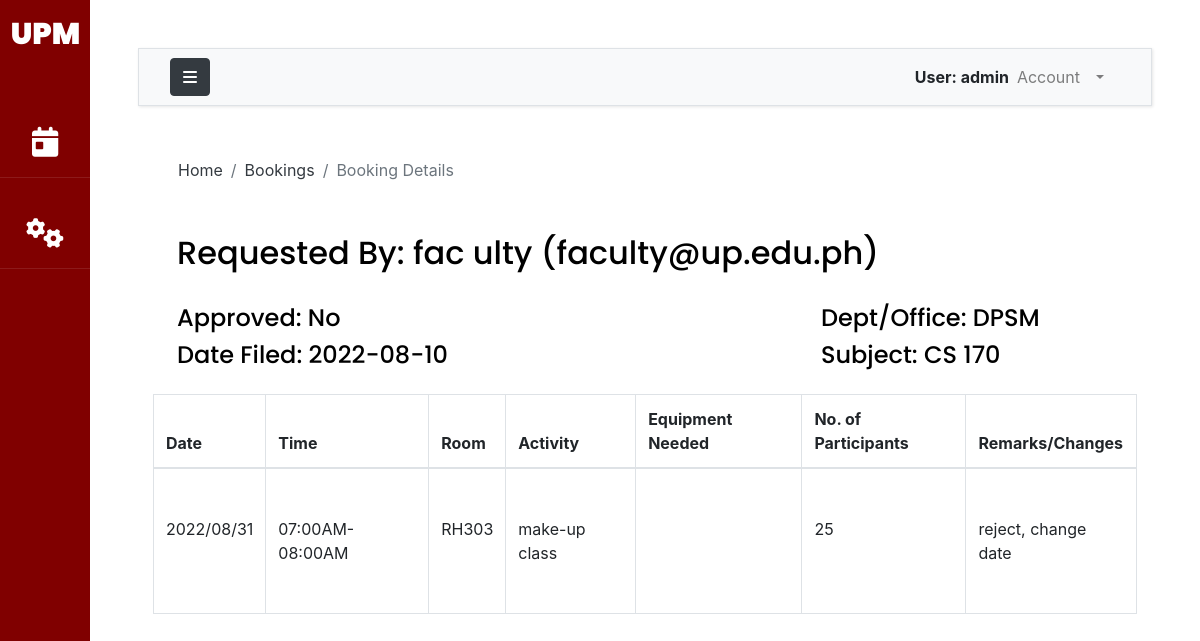
/booking/12/ (signed in), run on the app's committed database.
### accounts/models.py (models this page shows)
class AuthUser(AbstractUser):
    FACULTY = 1
    STAFF = 2
    OCS = 3
    ADPD = 4
    AO = 5
    USER_TYPE_CHOICES = (
        (FACULTY, 'Faculty'),
        (STAFF, 'Staff'),
        (OCS, 'OCS'),
        (ADPD, 'ADPD'),
        (AO,'AO')
    )
    first_name = models.CharField(max_length=200)
    last_name = models.CharField(max_length=200)
    email = models.EmailField(unique=True, validators=[
        EmailValidator(allowlist=['up.edu.ph'])
    ])
    college = models.ForeignKey("UPM.College",on_delete=models.CASCADE,null=True,blank=True)
    department = models.ForeignKey("UPM.Department",on_delete=models.CASCADE,null=True,blank=True)
    user_type = models.PositiveSmallIntegerField(choices=USER_TYPE_CHOICES,null=True)
    def __str__(self):
        return self.username
    def getFullName(self):
        return self.first_name +' ' + self.last_name + ' (' + self.email + ')'

### bookingapp/models.py (models this page shows, shortened)
class Booking(models.Model):
    room = models.ForeignKey(Room,on_delete=models.CASCADE,null=True)
    faculty =  models.ForeignKey(Faculty,on_delete=models.CASCADE,null=True,blank = True)
    approver =  models.ForeignKey(ADPD,on_delete=models.CASCADE,null=True,blank=True)
    booker = models.ForeignKey(AuthUser,on_delete=models.CASCADE,null=True,blank=True)
    dept_or_office = models.CharField(max_length=300,null=True,blank=True)
    organization = models.CharField(max_length=300,null=True,blank=True)
    subject = models.CharField(max_length=300, null=True,blank=True)
    activity = models.CharField(max_length=300,null=True)
    isApproved = models.BooleanField(null=True, blank = True)
    isEdited = models.BooleanField(null=True, blank = True)
    date_approved = models.DateField(null=True,blank=True)
    date_created = models.DateTimeField(auto_now_add=True,blank=True)
    start_time = models.DateTimeField(null=True)
    end_time = models.DateTimeField(null=True)
    numofstudents = models.IntegerField(null=True)
    equipment = models.TextField(null=True, blank=True)
    remarks = models.TextField(null=True, blank=True)

### UPM/models.py (models this page shows, shortened)
class Room(models.Model):
    name = models.CharField(max_length=300,null=True, unique=True)
    slug = models.SlugField(null=True)
    room_type =models.ForeignKey(RoomType,on_delete=models.CASCADE,null=True)
    college = models.ForeignKey(College,on_delete=models.CASCADE,null=True)
    building = models.ForeignKey(Building, on_delete=models.CASCADE, null=True)
    capacity = models.IntegerField()
    def __str__(self):
        return self.name

### bookingapp/views.py (the view)
# urls.py: path('<int:pk>/', views.bookingDetails, name='bookingDetails'),
@login_required(login_url='loginPage')
def bookingDetails(request,pk):
    booking = Booking.objects.get(id=pk)
    d = booking.start_time.strftime("%Y/%m/%d")
    time = booking.start_time.strftime("%I:%M%p") + '-' + booking.end_time.strftime("%I:%M%p")
    approve = request.POST.get("approve")
    reject = request.POST.get("reject")
    if request.method == "POST" and not approve and not reject:
        remarks = request.POST.get('remarks')
        booking.remarks = remarks
        booking.isEdited = False
        booking.save()
    elif approve:
        booking.isApproved=True
        booking.date_approved=date.today()
        booking.approver = ADPD.objects.get(user=request.user)
        booking.save()
    elif reject:
        booking.isApproved=False
        booking.save()
    context={'booking':booking,'date':d,'time':time}
    return render(request,'booking/booking-details.html',context)

### templates/booking/booking-details.html (shortened to what this page needs)
{% extends 'base.html' %}
{% load static %}
{% load crispy_forms_tags %}
{% block breadcrumb %}
<nav aria-label="breadcrumb">
  <ol class="breadcrumb mt-3 ms-4 bg-body">
    <li class="breadcrumb-item"><a href="{% url 'indexPage' %}" class="text-dark">Home</a></li>
    <li class="breadcrumb-item"><a href="{% url 'viewBookings' %}" class="text-dark">Bookings</a></li>
    <li class="breadcrumb-item active" aria-current="page">Booking Details</li>
  </ol>
</nav>
{% endblock breadcrumb %}
{% block content %}
<div class = "container w-70">
    <h2 class="py-4 px-4">Requested By: {{booking.booker.getFullName}}</h2>
    <div class= "row px-4 pb-3 justify-content-between">
      <div class="col-6 ">
      {% if booking.isApproved == True%}
        <h4>Approved: Yes</h4>
      {% elif booking.isApproved == False%}
        <h4>Approved: No</h4>
      {% else %}
        <h4>Approved: Not Yet</h4>
      {% endif %}
      <h4>Date Filed: {{booking.date_created|date:"Y-m-d"}}</h4>
      </div>
      {% if booking.dept_or_office %}
        <div class= 'col-4'>
          <h4>Dept/Office: {{booking.dept_or_office}}</h4>
          <h4>Subject: {{booking.subject}}</h4>
        </div>
      {% else %}
        <div class= 'col-4'>
          <h5>Organization: {{booking.organization}}</h5>
          <h5>Adviser: {{booking.faculty}}</h5>
        </div>
      {% endif %}
    </div>
   {% include 'booking/booking-table.html' %}
{% endblock content %}

### templates/base.html (shortened to what this page needs)
{% load static %}
{% load crispy_forms_tags %}
<!DOCTYPE html>
<html lang="en">
    <head>
        {% include 'css_modules.html' %}
    </head>
    <body>
        <div class="wrapper d-flex align-items-stretch">
            <nav id="sidebar" class="active">
                <h1><a href="{% url 'indexPage' %}" class="logo mt-2 pt-2">UPM</a></h1>
                <ul class="list-unstyled components mb-5">
                    {% if request.user.is_authenticated %}
                    <li>
                        <a href="{% url 'viewBookings' %}"><i class="fa-solid fa-calendar-day"></i> <span class="link_label ms-1"> Bookings</span></a>
                    </li>
                        {% if request.user.user_type == none %}
                        <li>
                            <a data-bs-toggle="collapse" href="#collapseOptions" role="button" aria-expanded="false" aria-controls="collapseOptions" id="clps"><i class="fa fa-cogs"></i> <span class="link_label">Administrator</span></a>
                        </li>
                        {% endif %}
                    {% else %}
                    <li>
                        <a href="{% url 'roomView' %}"><i class="fa-solid fa-door-closed"></i> <span class="link_label ms-1">View Rooms</span></a>
                    </li>
                    {% endif %}
                </ul>
            </nav>
            <div id="content" class="p-4 p-md-5 bg-body">
                <nav class="navbar navbar-expand-lg navbar-light bg-light border">
                    <div class="container-fluid">
                        <button type="button" id="sidebarCollapse" class="btn btn-dark">
                            <i class="fa fa-bars"></i>
                        </button>
                        <div class="collapse navbar-collapse" id="navbarSupportedContent">
                            <ul class="nav navbar-nav ml-auto">
                                <span class="fw-bolder mt-2">User: {{request.user}}</span>
                                {% if request.user.is_authenticated %}
                                <li class="nav-item dropdown me-3 pe-3">
                                        <a class="nav-link dropdown-toggle" href="#" id="navbarDropdown" role="button" data-bs-toggle="dropdown" aria-expanded="false">
                                        Account
                                        </a>
                                    </li>
                                {% else %}
                                    <a class='text-secondary mt-2 ms-2 me-3 pe-3' href="{% url 'loginPage' %}" id="navbarDropdown" >
                                       <strong>Log In</strong>
                                    </a>
                                {% endif %}
                            </ul>
                        </div>
                    </div>
                </nav>
                <main>
                    <div class="app-title">
                        {% block breadcrumb %}
                        {% endblock breadcrumb %}
                    </div>
                    {% block content %}
                    {% endblock content %}
                </main>
            </div>
		</div>
    </body>
</html>

### templates/booking/booking-table.html
<table id ='booking-table' class="table table-bordered">
    <thead>
      <tr>
        <th scope="col">Date</th>
        <th scope="col">Time</th>
        <th scope="col">Room</th>
        <th scope="col">Activity</th>
        <th scope="col">Equipment Needed</th>
        <th scope="col">No. of Participants</th>
        <th scope="col">Remarks/Changes</th>
      </tr>
    </thead>
    <tbody>
      <tr>
        <td class = "py-5">{{date}}</td>
        <td class = "py-5">{{time}}</td>
        <td class = "py-5">{{booking.room}}</td>
        <td class = "py-5">{{booking.activity}}</td>
        <td class = "py-5">{{booking.equipment}}</td>
        <td class = "py-5">{{booking.numofstudents}}</td>
        <td class = "py-5">
          {% if request.user.user_type == 5 %}
            {% if booking.remarks or booking.isApproved%}
              {% if not booking.isEdited %}
                {{booking.remarks}}
              {% else %}
                <form method="POST">
                  {%csrf_token%}
                  <textarea class='form-control' name='remarks' placeholder={{booking.remarks}}></textarea>
                  <button class='btn btn-success' type='submit'> Enter </button>
                </form>
              {% endif %}
            {% else %}
            <form method="POST">
                {%csrf_token%}
                <textarea class='form-control' name='remarks'></textarea>
                <button class='btn btn-success' type='submit'> Enter </button>
            </form>
            {% endif %}
          {% else %}
          {{booking.remarks}}
          {%endif%}
        </td>
      </tr>
    </tbody>
  </table>

### data on the page
AuthUser: user "admin"
Booking: booker.getFullName "fac ulty (faculty@up.edu.ph)", date_created "2022-08-10", dept_or_office "DPSM", subject "CS 170", room "RH303", activity "make-up class", numofstudents "25", remarks "reject, change date"

### other printed values
{{ date }} "2022/08/31"
{{ time }} "07:00AM-08:00AM"
